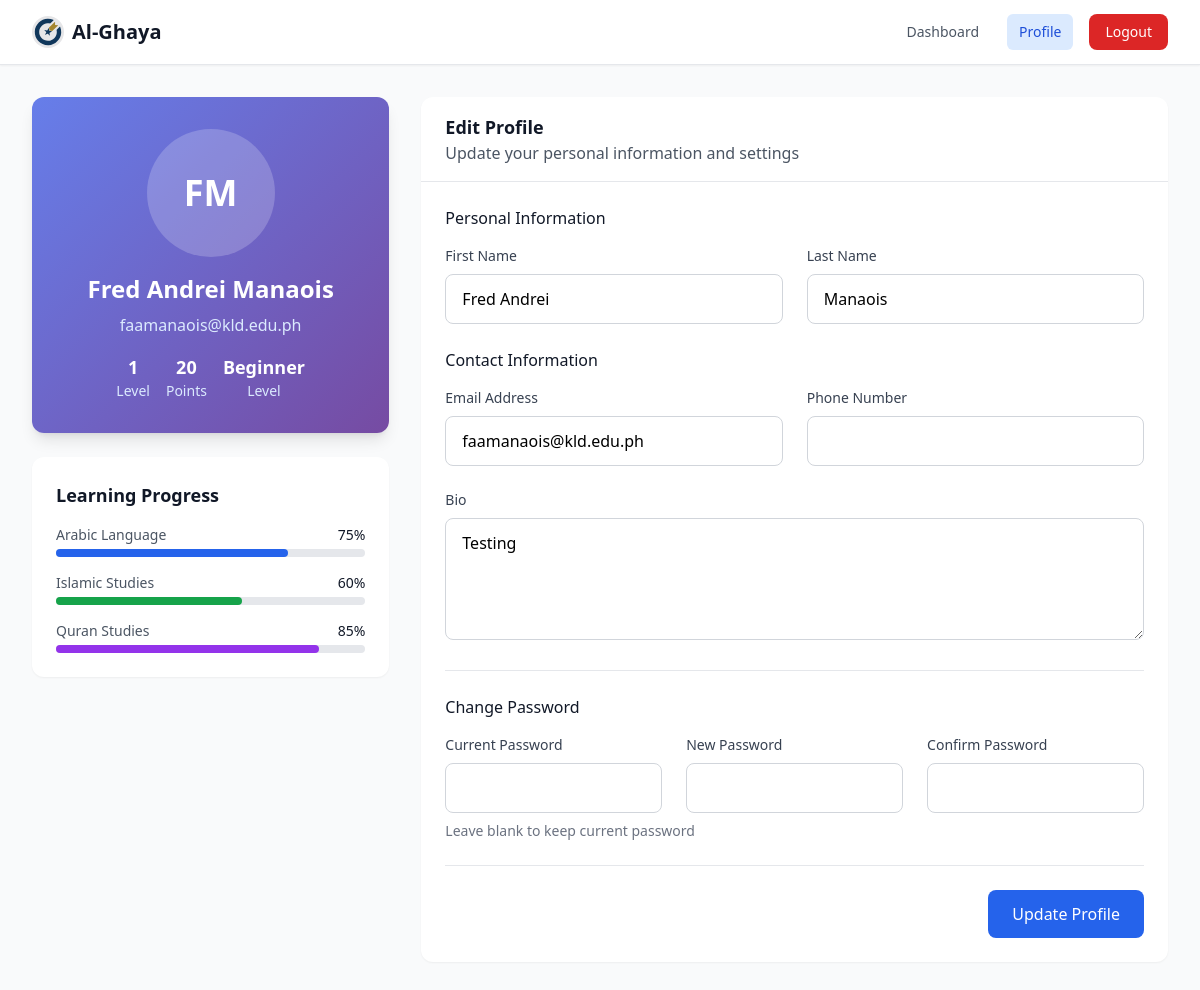
The app's page /pages/student/student-profile.php (signed in), older data.
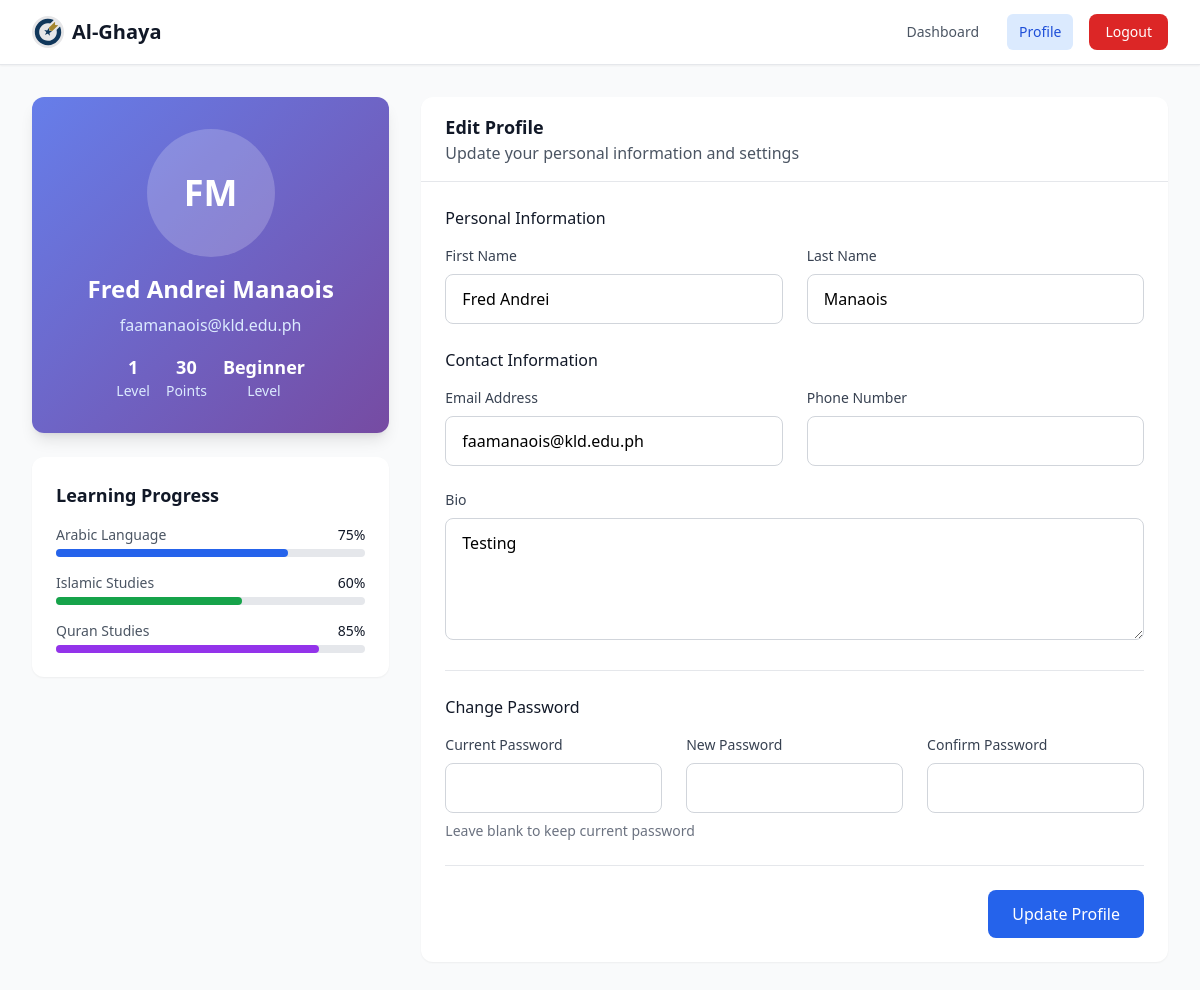
The same page, newer data.
### tables this page shows
CREATE TABLE `user` (
  `userID` int(11) NOT NULL,
  `email` varchar(255) NOT NULL,
  `password` varchar(255) DEFAULT NULL,
  `fname` varchar(100) DEFAULT NULL,
  `lname` varchar(100) DEFAULT NULL,
  `role` enum('student','teacher','admin') DEFAULT 'student',
  `level` int(11) DEFAULT 1,
  `points` int(11) DEFAULT 0,
  `proficiency` enum('beginner','intermediate','advanced') DEFAULT 'beginner',
  `profile_picture` varchar(255) DEFAULT NULL,
  `department` varchar(100) DEFAULT NULL,
  `experience` varchar(50) DEFAULT NULL,
  `bio` text DEFAULT NULL,
  `phone` varchar(20) DEFAULT NULL,
  `gender` enum('male','female','other') DEFAULT NULL,
  `dateCreated` timestamp NOT NULL DEFAULT current_timestamp(),
  `lastLogin` timestamp NULL DEFAULT NULL,
  `isActive` tinyint(1) DEFAULT 1
);

### pages/student/student-profile.php (the view, shortened to what this page needs)
<?php
include('../../php/dbConnection.php');
$userID = $_SESSION['userID'];
$userQuery = $conn->prepare("SELECT * FROM user WHERE userID = ?");
$userQuery->bind_param("i", $userID);
$userQuery->execute();
$user = $userQuery->get_result()->fetch_assoc();
$statsQuery = $conn->prepare("SELECT level, points, proficiency FROM user WHERE userID = ?");
$statsQuery->bind_param("i", $userID);
$statsQuery->execute();
$stats = $statsQuery->get_result()->fetch_assoc();
?>
<!DOCTYPE html>
<html lang="en">
<head>
    <script src="https://cdn.tailwindcss.com"></script>
</head>
<body class="bg-gray-50">
    <nav class="bg-white shadow-sm border-b border-gray-200">
        <div class="max-w-7xl mx-auto px-4 sm:px-6 lg:px-8">
            <div class="flex justify-between h-16">
                <div class="flex items-center">
                    <img class="h-8 w-auto" src="../../images/al-ghaya_logoForPrint.svg" alt="Al-Ghaya">
                    <span class="ml-2 text-xl font-semibold text-gray-900">Al-Ghaya</span>
                </div>
                <div class="flex items-center space-x-4">
                    <a href="student-dashboard.php" class="text-gray-600 hover:text-gray-900 px-3 py-2 rounded-md text-sm font-medium">Dashboard</a>
                    <a href="student-profile.php" class="bg-blue-100 text-blue-700 px-3 py-2 rounded-md text-sm font-medium">Profile</a>
                    <button onclick="confirmStudentSignOut()" class="bg-red-600 hover:bg-red-700 text-white px-4 py-2 rounded-lg text-sm font-medium transition duration-200">
                        Logout
                    </button>
                </div>
            </div>
        </div>
    </nav>
    <div class="max-w-7xl mx-auto py-8 px-4 sm:px-6 lg:px-8">
        <div class="grid grid-cols-1 lg:grid-cols-3 gap-8">
            <div class="lg:col-span-1">
                <div class="profile-card rounded-xl shadow-lg overflow-hidden text-white">
                    <div class="p-8 text-center">
                        <div class="w-32 h-32 rounded-full bg-white bg-opacity-20 flex items-center justify-center mx-auto mb-4">
                            <span class="text-4xl font-bold text-white">
                                <?= strtoupper(substr($user['fname'], 0, 1) . substr($user['lname'], 0, 1)) ?>
                            </span>
                        </div>
                        <h2 class="text-2xl font-bold mb-2"><?= htmlspecialchars($user['fname'] . ' ' . $user['lname']) ?></h2>
                        <p class="text-blue-100 mb-4"><?= htmlspecialchars($user['email']) ?></p>
                        <div class="flex justify-center space-x-4 text-sm">
                            <div class="text-center">
                                <p class="font-semibold text-lg"><?= $stats['level'] ?></p>
                                <p class="text-blue-100">Level</p>
                            </div>
                            <div class="text-center">
                                <p class="font-semibold text-lg"><?= number_format($stats['points']) ?></p>
                                <p class="text-blue-100">Points</p>
                            </div>
                            <div class="text-center">
                                <p class="font-semibold text-lg"><?= ucfirst($stats['proficiency']) ?></p>
                                <p class="text-blue-100">Level</p>
                            </div>
                        </div>
                    </div>
                </div>
                <div class="mt-6 bg-white rounded-xl shadow-sm p-6">
                    <h3 class="text-lg font-semibold text-gray-900 mb-4">Learning Progress</h3>
                    <div class="space-y-4">
                        <div>
                            <div class="flex justify-between text-sm mb-1">
                                <span class="text-gray-600">Arabic Language</span>
                                <span class="text-gray-900">75%</span>
                            </div>
                            <div class="w-full bg-gray-200 rounded-full h-2">
                                <div class="bg-blue-600 h-2 rounded-full" style="width: 75%"></div>
                            </div>
                        </div>
                        <div>
                            <div class="flex justify-between text-sm mb-1">
                                <span class="text-gray-600">Islamic Studies</span>
                                <span class="text-gray-900">60%</span>
                            </div>
                            <div class="w-full bg-gray-200 rounded-full h-2">
                                <div class="bg-green-600 h-2 rounded-full" style="width: 60%"></div>
                            </div>
                        </div>
                        <div>
                            <div class="flex justify-between text-sm mb-1">
                                <span class="text-gray-600">Quran Studies</span>
                                <span class="text-gray-900">85%</span>
                            </div>
                            <div class="w-full bg-gray-200 rounded-full h-2">
                                <div class="bg-purple-600 h-2 rounded-full" style="width: 85%"></div>
                            </div>
                        </div>
                    </div>
                </div>
            </div>
            <div class="lg:col-span-2">
                <div class="bg-white rounded-xl shadow-sm">
                    <div class="px-6 py-4 border-b border-gray-200">
                        <h3 class="text-lg font-semibold text-gray-900">Edit Profile</h3>
                        <p class="text-gray-600">Update your personal information and settings</p>
                    </div>
                    <form method="POST" class="p-6 space-y-6">
                        <div>
                            <h4 class="text-md font-medium text-gray-900 mb-4">Personal Information</h4>
                            <div class="grid grid-cols-1 md:grid-cols-2 gap-6">
                                <div>
                                    <label for="first_name" class="block text-sm font-medium text-gray-700 mb-2">First Name</label>
                                    <input type="text" id="first_name" name="first_name" required
                                        value="<?= htmlspecialchars($user['fname']) ?>"
                                        class="w-full px-4 py-3 border border-gray-300 rounded-lg focus:ring-2 focus:ring-blue-500 focus:border-transparent">
                                </div>
                                <div>
                                    <label for="last_name" class="block text-sm font-medium text-gray-700 mb-2">Last Name</label>
                                    <input type="text" id="last_name" name="last_name" required
                                        value="<?= htmlspecialchars($user['lname']) ?>"
                                        class="w-full px-4 py-3 border border-gray-300 rounded-lg focus:ring-2 focus:ring-blue-500 focus:border-transparent">
                                </div>
                            </div>
                        </div>
                        <div>
                            <h4 class="text-md font-medium text-gray-900 mb-4">Contact Information</h4>
                            <div class="grid grid-cols-1 md:grid-cols-2 gap-6">
                                <div>
                                    <label for="email" class="block text-sm font-medium text-gray-700 mb-2">Email Address</label>
                                    <input type="email" id="email" name="email" required
                                        value="<?= htmlspecialchars($user['email']) ?>"
                                        class="w-full px-4 py-3 border border-gray-300 rounded-lg focus:ring-2 focus:ring-blue-500 focus:border-transparent">
                                </div>
                                <div>
                                    <label for="phone" class="block text-sm font-medium text-gray-700 mb-2">Phone Number</label>
                                    <input type="tel" id="phone" name="phone"
                                        value="<?= htmlspecialchars($user['phone'] ?? '') ?>"
                                        class="w-full px-4 py-3 border border-gray-300 rounded-lg focus:ring-2 focus:ring-blue-500 focus:border-transparent">
                                </div>
                            </div>
                        </div>
                        <div>
                            <label for="bio" class="block text-sm font-medium text-gray-700 mb-2">Bio</label>
                            <textarea id="bio" name="bio" rows="4"
                                class="w-full px-4 py-3 border border-gray-300 rounded-lg focus:ring-2 focus:ring-blue-500 focus:border-transparent"
                                placeholder="Tell us about yourself..."><?= htmlspecialchars($user['bio'] ?? '') ?></textarea>
                        </div>
                        <div class="border-t border-gray-200 pt-6">
                            <h4 class="text-md font-medium text-gray-900 mb-4">Change Password</h4>
                            <div class="grid grid-cols-1 md:grid-cols-3 gap-6">
                                <div>
                                    <label for="current_password" class="block text-sm font-medium text-gray-700 mb-2">Current Password</label>
                                    <input type="password" id="current_password" name="current_password"
                                        class="w-full px-4 py-3 border border-gray-300 rounded-lg focus:ring-2 focus:ring-blue-500 focus:border-transparent">
                                </div>
                                <div>
                                    <label for="new_password" class="block text-sm font-medium text-gray-700 mb-2">New Password</label>
                                    <input type="password" id="new_password" name="new_password"
                                        class="w-full px-4 py-3 border border-gray-300 rounded-lg focus:ring-2 focus:ring-blue-500 focus:border-transparent">
                                </div>
                                <div>
                                    <label for="confirm_password" class="block text-sm font-medium text-gray-700 mb-2">Confirm Password</label>
                                    <input type="password" id="confirm_password" name="confirm_password"
                                        class="w-full px-4 py-3 border border-gray-300 rounded-lg focus:ring-2 focus:ring-blue-500 focus:border-transparent">
                                </div>
                            </div>
                            <p class="mt-2 text-sm text-gray-500">Leave blank to keep current password</p>
                        </div>
                        <div class="flex justify-end pt-6 border-t border-gray-200">
                            <button type="submit" name="update_profile"
                                class="px-6 py-3 bg-blue-600 hover:bg-blue-700 text-white rounded-lg font-medium transition duration-200">
                                Update Profile
                            </button>
                        </div>
                    </form>
                </div>
            </div>
        </div>
    </div>
</body>
</html>

### pages/student/student-profile.php (style rules this page uses)
.profile-card { background: linear-gradient(135deg, #667eea 0%, #764ba2 100%); }

Row changes from the older to the newer data that the page shows:
changed user "FM": points "20" → "30"
